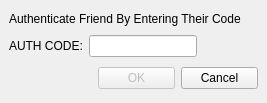
<ui version="4.0" >
 <class>AuthorizationDialog</class>
 <widget class="QDialog" name="AuthorizationDialog" >
  <property name="geometry" >
   <rect>
    <x>0</x>
    <y>0</y>
    <width>267</width>
    <height>103</height>
   </rect>
  </property>
  <property name="windowTitle" >
   <string>Authenticate</string>
  </property>
  <property name="windowIcon" >
   <iconset resource="../images.qrc" >:/images/encrypted22.png</iconset>
  </property>
  <layout class="QVBoxLayout" >
   <property name="margin" >
    <number>9</number>
   </property>
   <property name="spacing" >
    <number>6</number>
   </property>
   <item>
    <widget class="QLabel" name="label" >
     <property name="sizePolicy" >
      <sizepolicy>
       <hsizetype>5</hsizetype>
       <vsizetype>5</vsizetype>
       <horstretch>0</horstretch>
       <verstretch>0</verstretch>
      </sizepolicy>
     </property>
     <property name="text" >
      <string>Authenticate Friend By Entering Their Code</string>
     </property>
    </widget>
   </item>
   <item>
    <layout class="QGridLayout" >
     <property name="margin" >
      <number>0</number>
     </property>
     <property name="spacing" >
      <number>6</number>
     </property>
     <item row="0" column="0" >
      <widget class="QLabel" name="label_2" >
       <property name="text" >
        <string>AUTH CODE:</string>
       </property>
      </widget>
     </item>
     <item row="0" column="1" >
      <widget class="QLineEdit" name="Ledit_name" >
       <property name="sizePolicy" >
        <sizepolicy>
         <hsizetype>0</hsizetype>
         <vsizetype>0</vsizetype>
         <horstretch>0</horstretch>
         <verstretch>0</verstretch>
        </sizepolicy>
       </property>
      </widget>
     </item>
     <item row="0" column="2" >
      <spacer>
       <property name="orientation" >
        <enum>Qt::Horizontal</enum>
       </property>
       <property name="sizeType" >
        <enum>QSizePolicy::Expanding</enum>
       </property>
       <property name="sizeHint" >
        <size>
         <width>40</width>
         <height>20</height>
        </size>
       </property>
      </spacer>
     </item>
    </layout>
   </item>
   <item>
    <layout class="QHBoxLayout" >
     <property name="margin" >
      <number>0</number>
     </property>
     <property name="spacing" >
      <number>6</number>
     </property>
     <item>
      <spacer>
       <property name="orientation" >
        <enum>Qt::Horizontal</enum>
       </property>
       <property name="sizeHint" >
        <size>
         <width>131</width>
         <height>31</height>
        </size>
       </property>
      </spacer>
     </item>
     <item>
      <widget class="QPushButton" name="okButton" >
       <property name="enabled" >
        <bool>false</bool>
       </property>
       <property name="minimumSize" >
        <size>
         <width>77</width>
         <height>0</height>
        </size>
       </property>
       <property name="text" >
        <string>OK</string>
       </property>
      </widget>
     </item>
     <item>
      <widget class="QPushButton" name="cancelButton" >
       <property name="minimumSize" >
        <size>
         <width>77</width>
         <height>0</height>
        </size>
       </property>
       <property name="text" >
        <string>Cancel</string>
       </property>
      </widget>
     </item>
    </layout>
   </item>
  </layout>
 </widget>
 <tabstops>
  <tabstop>Ledit_name</tabstop>
  <tabstop>okButton</tabstop>
  <tabstop>cancelButton</tabstop>
 </tabstops>
 <resources>
  <include location="../images.qrc" />
 </resources>
 <connections/>
</ui>
